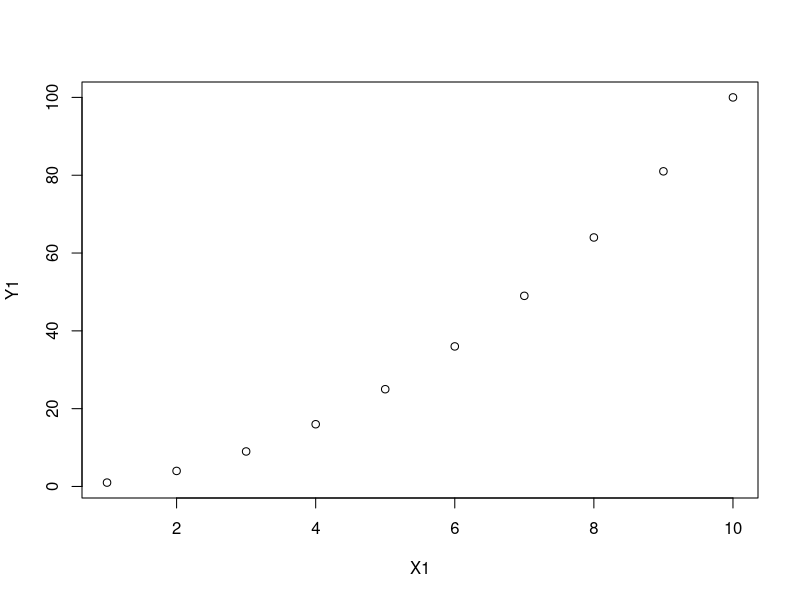
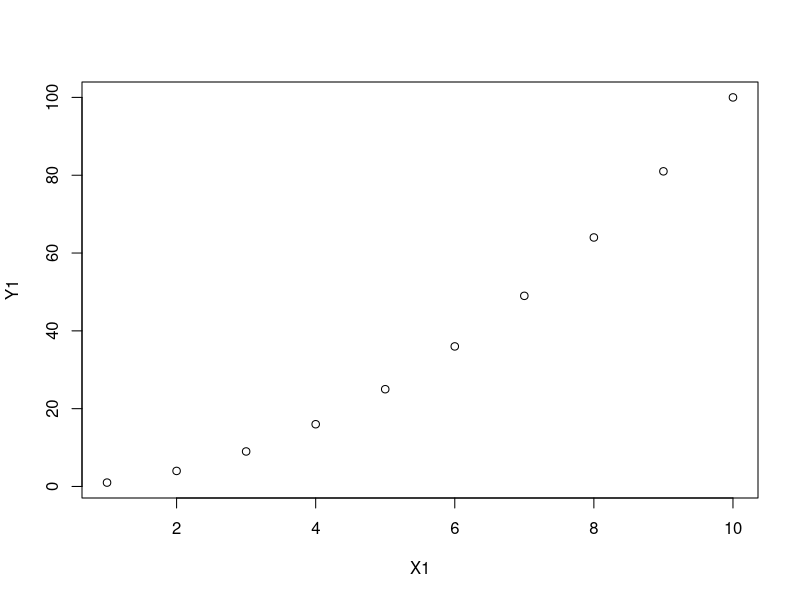
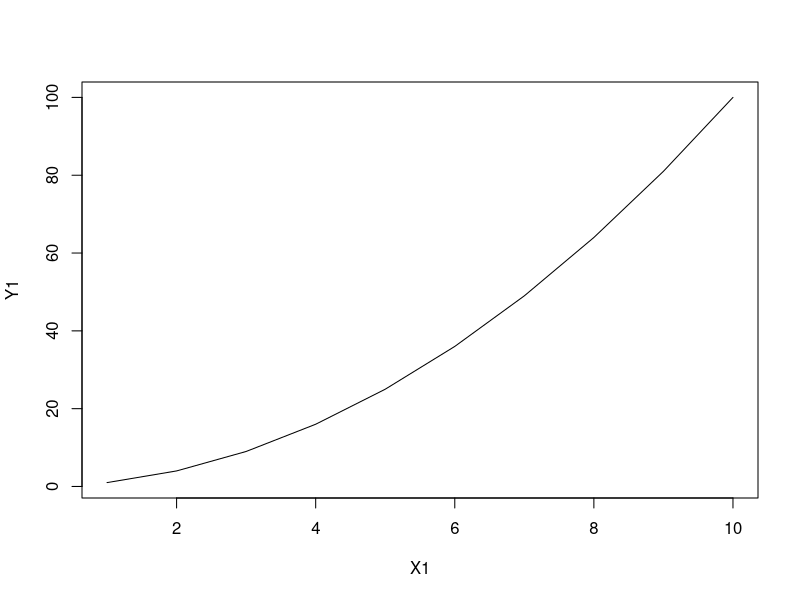
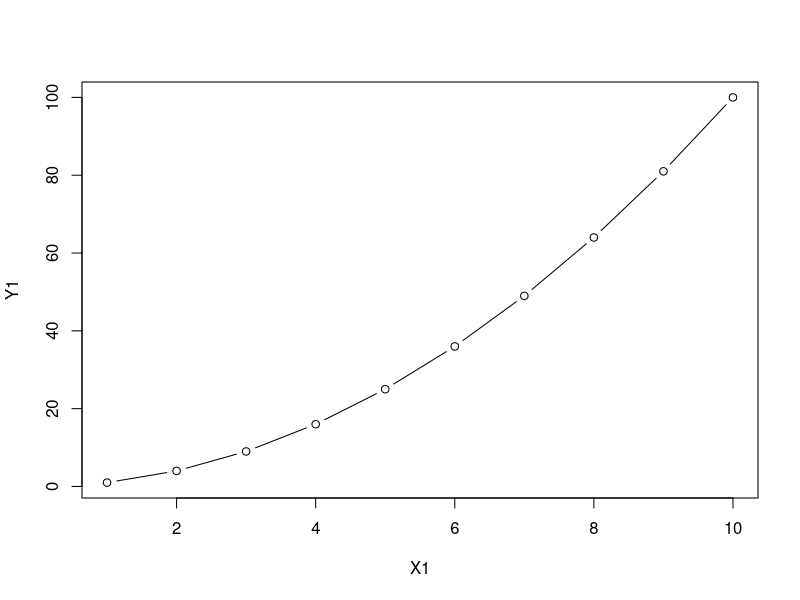
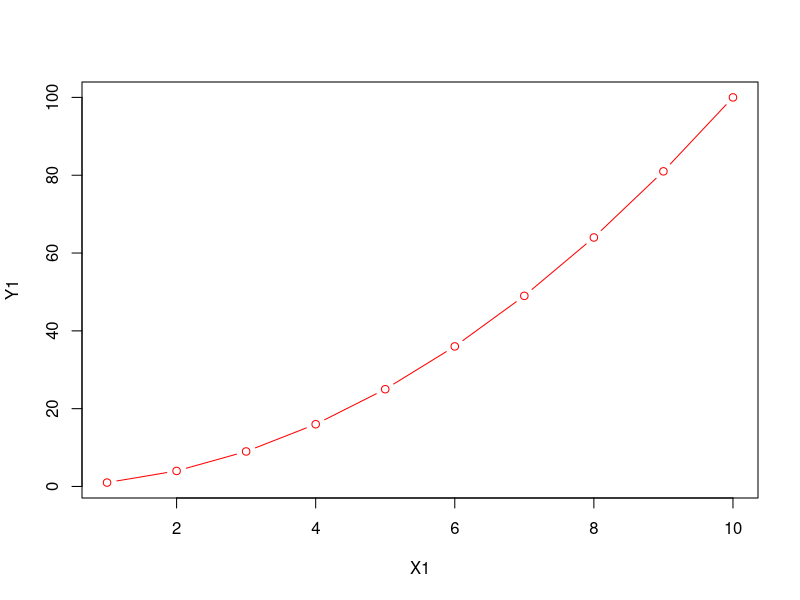
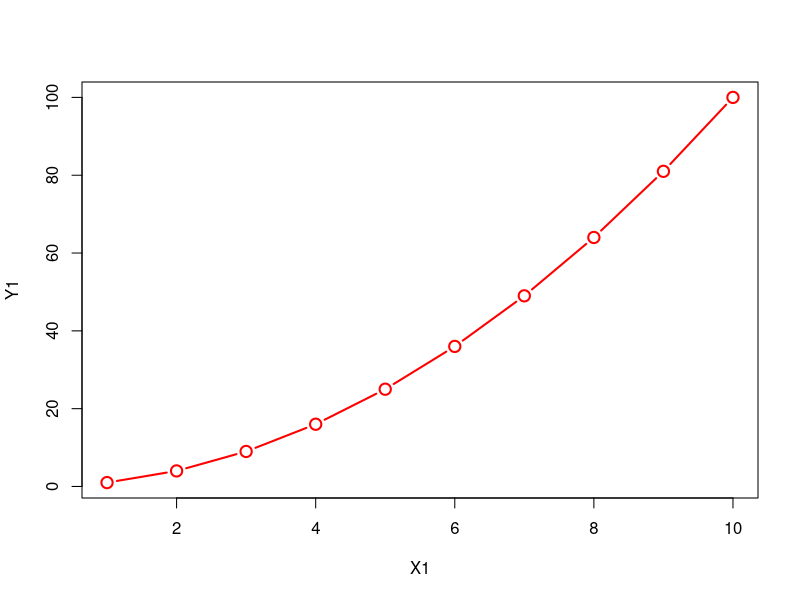
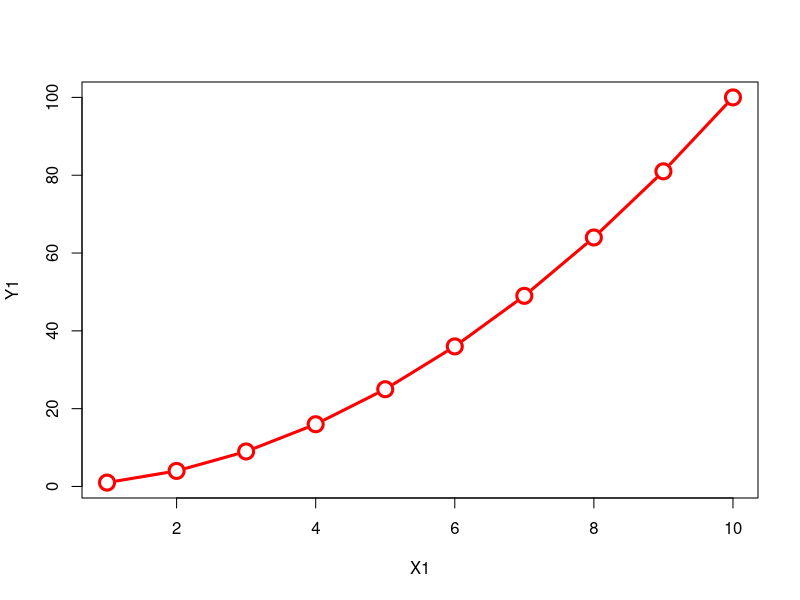

These figures' R source, in order:
#simple scatterplot----
?plot

X1 = 1:10
Y1 = X1^2
X1
Y1
plot(x=X1 , y=Y1)

#adding linetype
plot(x=X1, y=Y1, type='p') #lty = linetype = points
plot(x=X1, y=Y1, type='l') #lty = linetype = lines
plot(x=X1, y=Y1, type='b') #lty = linetype = both

#adding line width, color and cex(size of point)
plot(x=X1, y=Y1, type='b', lwd= 1, col = 'red', cex=1)
plot(x=X1, y=Y1, type='b', lwd= 2, col = 'red', cex=1.5)
plot(x=X1, y=Y1, type='b', lwd= 3, col = 'red', cex=2)
 #change the limits of x and y xaxis
